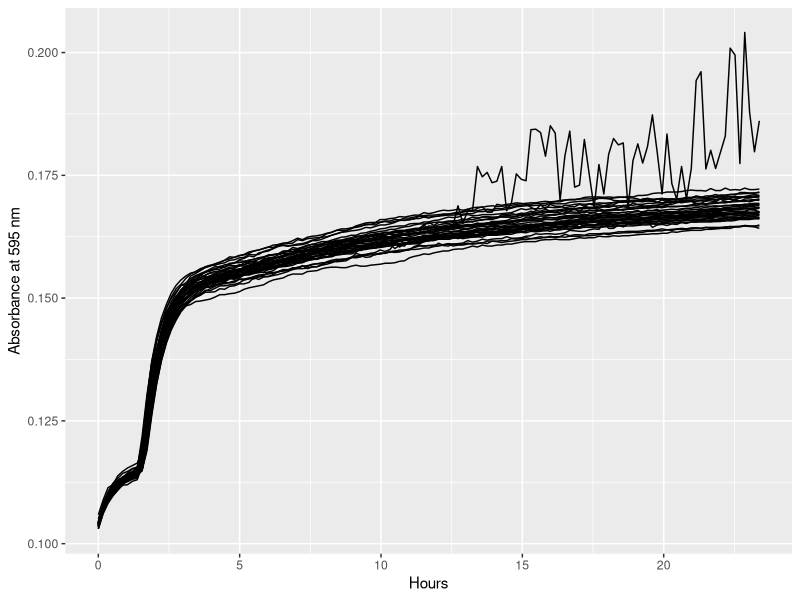
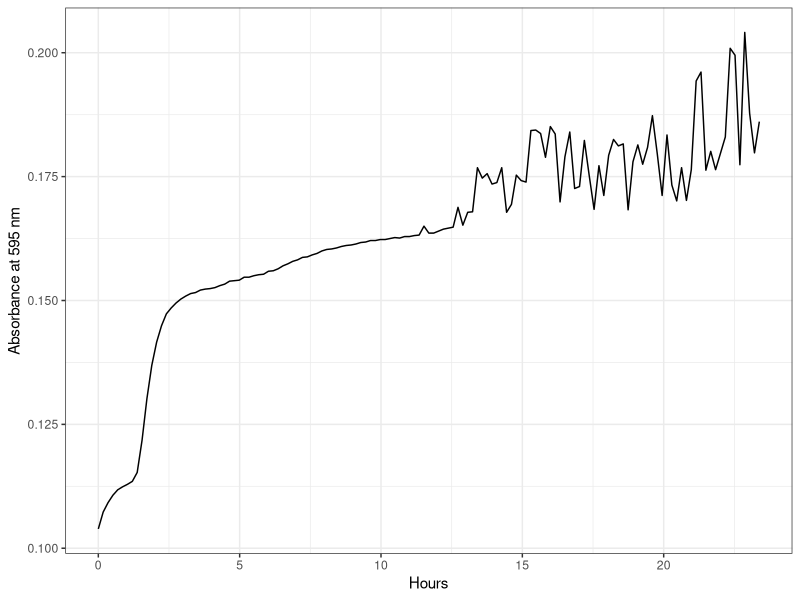
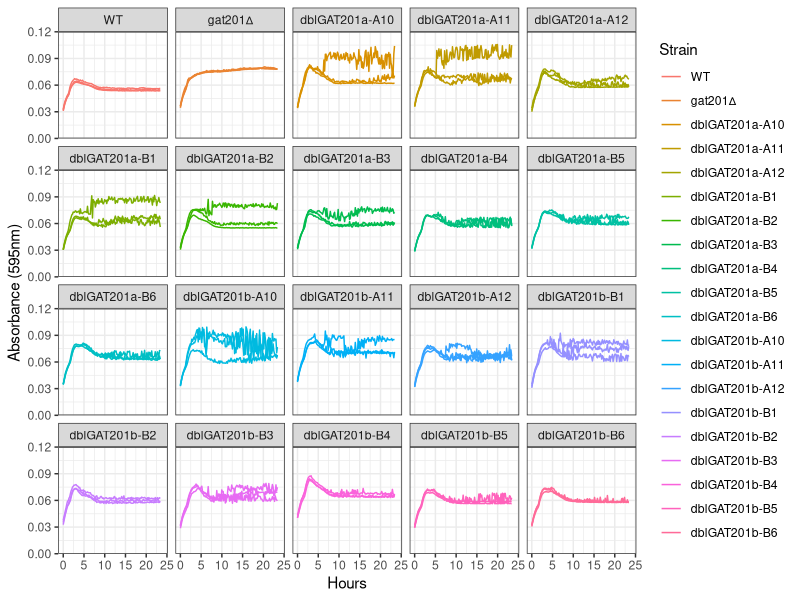
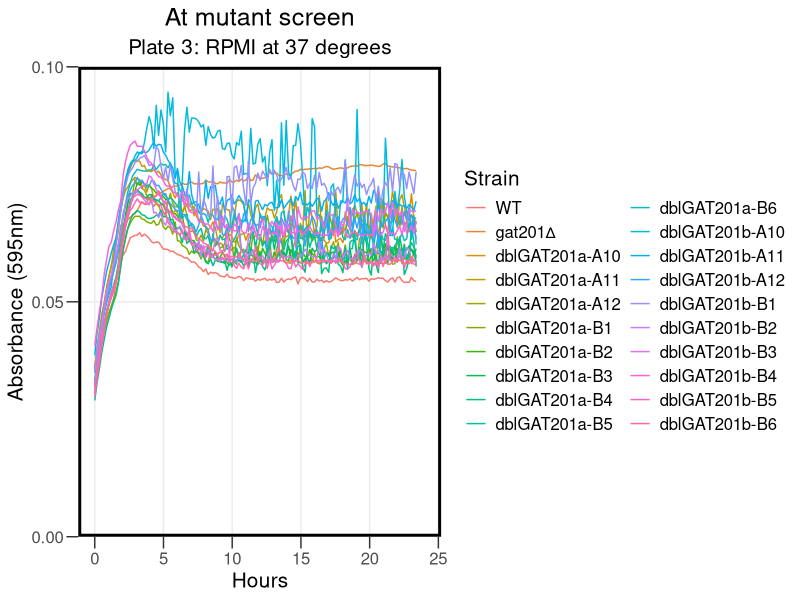
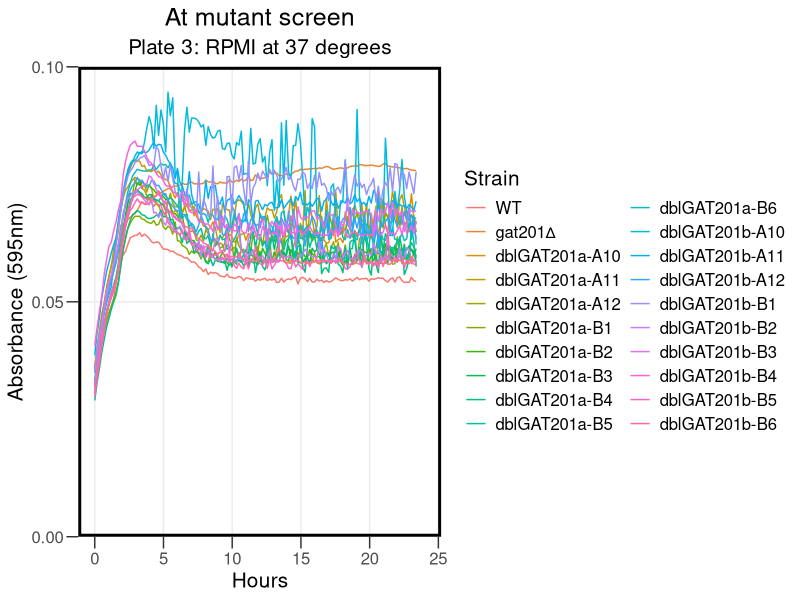
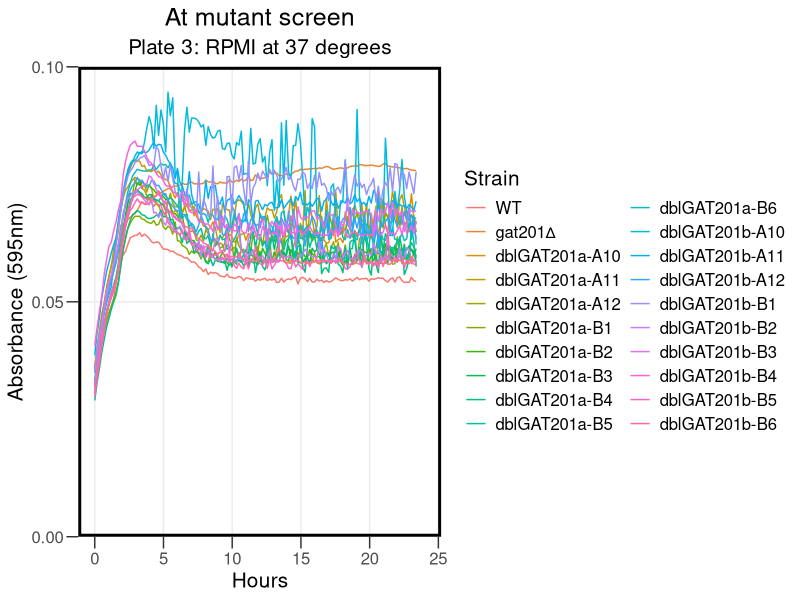
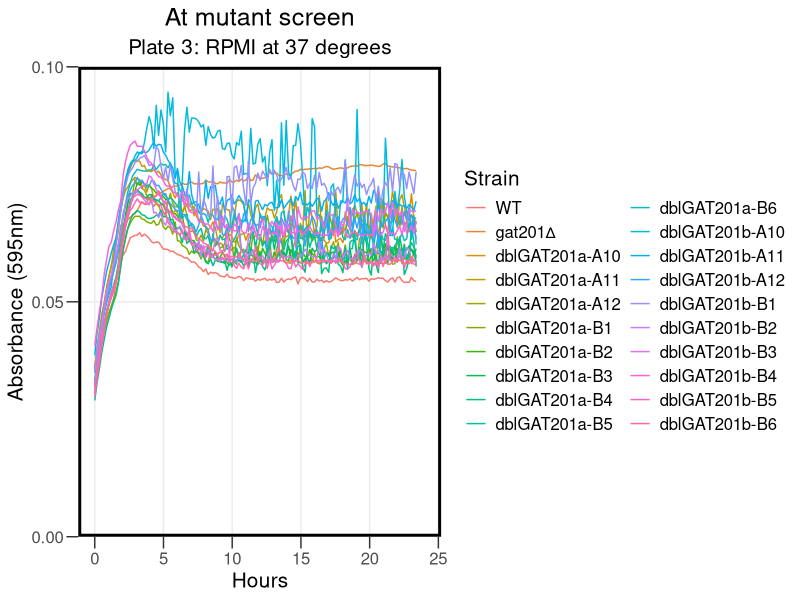

Generate these figures, in order, with R:
## ---- chunk 1
knitr::opts_chunk$set(echo = TRUE)
## ---- chunk 2

library("reshape2")
library(dplyr)
library(ggplot2)
library(tidyverse)
library(rmarkdown)
library(cowplot)
library(yaml)
library(knitr)
## ---- chunk 3

rawdata <- read.csv("../Input/20230406_RPMI_Atmut_screen_Plate3_csv.csv")

## ---- chunk 4

 rawdata_hour<-mutate(rawdata, Time = Time/3600)

## ---- chunk 5

reshaped <- melt(rawdata_hour, id=c("Time", "Temp"), 
                              variable.name="Well",
                              value.name="OD595")

summary(reshaped)
## ---- chunk 6

platemap <- read.csv("../Input/20230406_RPMI_Atmut_screen_Plate3_setup.csv") %>%     
  dplyr::mutate(
    Strain = factor(Strain, 
                    levels = c("KN99 (WT)", "GAT201", "P2.7A10", "P2.7A11","P2.7A12","P2.7B1","P2.7B2","P2.7B3","P2.7B4","P2.7B5","P2.7B6","P2.28A10", "P2.28A11","P2.28A12","P2.28B1","P2.28B2","P2.28B3","P2.28B4","P2.28B5","P2.28B6"),
                    labels = c("WT", "gat201∆", "dblGAT201a-A10", "dblGAT201a-A11","dblGAT201a-A12","dblGAT201a-B1","dblGAT201a-B2","dblGAT201a-B3","dblGAT201a-B4","dblGAT201a-B5","dblGAT201a-B6", "dblGAT201b-A10","dblGAT201b-A11","dblGAT201b-A12","dblGAT201b-B1","dblGAT201b-B2","dblGAT201b-B3","dblGAT201b-B4","dblGAT201b-B5","dblGAT201b-B6"))
  )
head(platemap, n=10)


## ---- chunk 7

annotated <- inner_join(reshaped, platemap, by="Well")
 
## ---- chunk 8

ggplot(data=filter(annotated,is.na(Strain)),
           aes(x=Time, y=OD595, group = Well)) + 
          geom_line() + 
          labs(x="Hours", y="Absorbance at 595 nm")
## ---- chunk 9

ggplot(data=filter(annotated,Well=="A1"), 
       aes(x=Time, y=OD595, group = Well)) + 
       geom_line() + 
       theme_bw()+
       labs(x="Hours", y="Absorbance at 595 nm")

## ---- chunk 10

blank_OD_summary <- annotated %>%
      filter(is.na(Strain), Time < 1/24) %>%
      group_by(Media) %>%
  summarise(OD_median=median(OD595),
            OD_mean=mean(OD595),
            OD_max=max(OD595),
            OD_min=min(OD595))
print(blank_OD_summary)
## ---- chunk 11

normalisedOD <- annotated %>%
  left_join(blank_OD_summary, by="Media") %>%
  mutate(OD_corrected = OD595 - OD_median)

## ---- chunk 12

ggplot(data=normalisedOD %>%
                     filter( !is.na(Strain) ), 
                      aes(x=Time, y=OD_corrected, color=Strain, group = Well)) + 
       geom_line() + 
  scale_x_continuous(limits = c(0,24)) +
       scale_y_continuous(limits=c(0,0.12),expand=c(0,0))+
       facet_wrap(Strain ~ .)+
  
       labs(x = "Hours",
            y = "Absorbance (595nm)") +
       theme(text = element_text(size = 20))+
       theme_bw()
## ---- chunk 13

ggplot(data=normalisedOD %>%
                             filter( !is.na(Strain) ), 
                      aes(x=Time, y=OD_corrected, color=Strain)) + 
       stat_summary(fun = "median", geom = "line", size = 0.5) +
  scale_x_continuous(limits = c(0,24)) +
       scale_y_continuous(limits=c(0,0.1),expand=c(0,0), breaks = c(0, 0.05, 0.1)) +
  
       labs(x = "Hours",
            y = "Absorbance (595nm)",
            title = "At mutant screen", subtitle = "Plate 3: RPMI at 37 degrees") +
       theme_bw() +
       theme(text = element_text(size = 15))+
       theme(axis.title = element_text(size = 15))+
       theme(axis.ticks.length = unit(0.3, "cm"))+
       theme(title = element_text(size = 15))+
       theme(panel.grid.minor = element_blank())+
    guides(color=guide_legend(ncol=2))+
 theme(legend.title = element_text(size = 15))+
      theme(legend.background = element_rect(fill = "transparent", color=NA))+
  theme(legend.key = element_rect(fill = "transparent", color=NA))+
       theme (plot.background =  element_rect(fill = "transparent", color=NA), 
         panel.background = element_rect(fill = "transparent", color=NA),)+
      theme(panel.border = element_rect(linetype = "solid", colour = "black", size = 2))+
  theme(plot.title = element_text(hjust = 0.5), plot.subtitle = element_text(hjust = 0.5) )

ggplot
       
## ---- chunk 14

ggsave("../Results/AllSummary_At3.png",width = 8,height=5)
## ---- chunk 15

ggplot(data=normalisedOD %>%
                               filter( !is.na(Strain) ), 
                      aes(x=Time, y=OD_corrected, color=Strain)) + 
       stat_summary(fun = "median", geom = "line", size = 0.5) +
  scale_x_continuous(limits = c(0,24)) +
       scale_y_continuous(limits=c(0,0.1),expand=c(0,0), breaks = c(0, 0.05, 0.1)) +
       labs(x = "Hours",
            y = "Absorbance (595nm)",
            title = "At mutant screen", subtitle = "Plate 3: RPMI at 37 degrees") +
       theme_bw() +
       theme(text = element_text(size = 15))+
       theme(axis.title = element_text(size = 15))+
       theme(axis.ticks.length = unit(0.3, "cm"))+
       theme(title = element_text(size = 15))+
       theme(panel.grid.minor = element_blank())+
    guides(color=guide_legend(ncol=2))+
 theme(legend.title = element_text(size = 15))+
      theme(legend.background = element_rect(fill = "transparent", color=NA))+
  theme(legend.key = element_rect(fill = "transparent", color=NA))+
       theme (plot.background =  element_rect(fill = "transparent", color=NA), 
         panel.background = element_rect(fill = "transparent", color=NA),)+
      theme(panel.border = element_rect(linetype = "solid", colour = "black", size = 2))+
  theme(plot.title = element_text(hjust = 0.5), plot.subtitle = element_text(hjust = 0.5) )
## ---- chunk 16

ggsave("../Results/Statsumm_At3.png",width = 8,height=5)
